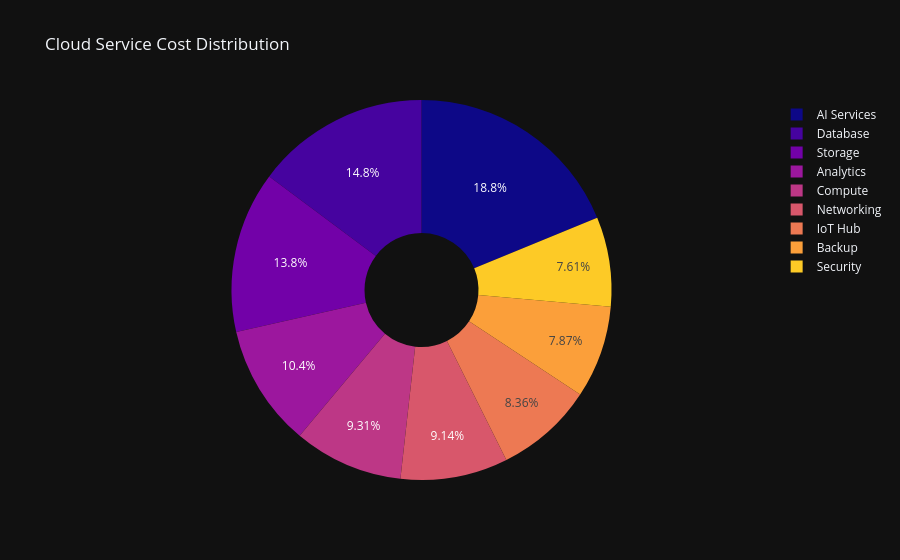

Notebook source saved alongside this figure:
### Code cell
service_costs = df.groupby('Service Type')['Monthly Cost'].sum().reset_index()
fig1 = px.pie(service_costs, values='Monthly Cost', names='Service Type', hole=0.3,
             title='Cloud Service Cost Distribution', color_discrete_sequence=px.colors.sequential.Plasma)
fig1.update_layout(template='plotly_dark')
fig1.show()

### Figure 1 — Plotly figure (JSON) as saved in the notebook; plotly's stock layout.template omitted (floating-point values rounded to 4 significant figures)
{"data": [{"domain": {"x": [0, 1], "y": [0, 1]}, "hole": 0.3, "hovertemplate": "Service Type=%{label}<br>Monthly Cost=%{value}<extra></extra>", "labels": ["AI Services", "Analytics", "Backup", "Compute", "Database", "IoT Hub", "Networking", "Security", "Storage"], "legendgroup": "", "name": "", "showlegend": true, "type": "pie", "values": [20330.0, 11210.0, 8519.0, 10070.0, 16010.0, 9042.0, 9888.0, 8233.0, 14880.0]}], "layout": {"legend": {"tracegroupgap": 0}, "piecolorway": ["#0d0887", "#46039f", "#7201a8", "#9c179e", "#bd3786", "#d8576b", "#ed7953", "#fb9f3a", "#fdca26", "#f0f921"], "title": {"text": "Cloud Service Cost Distribution"}}}
